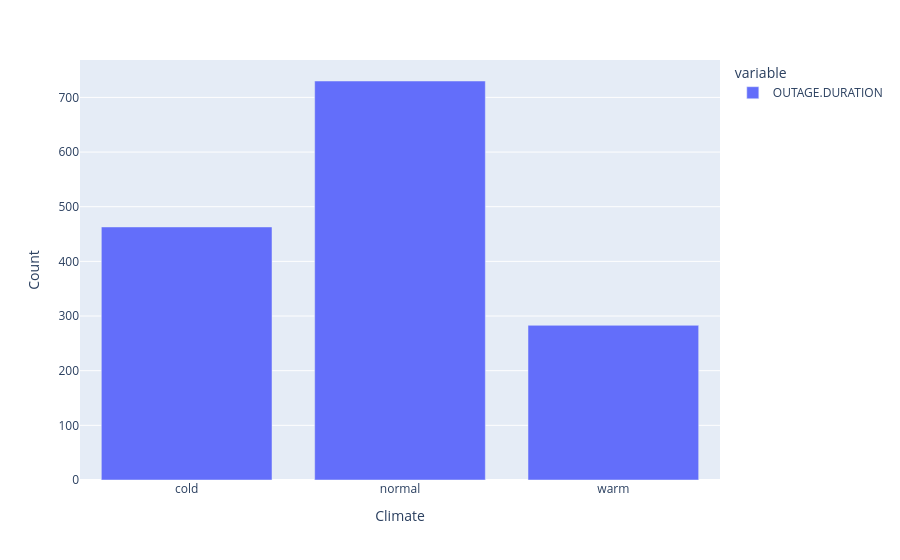

Source (notebook cell):
### Code cell
climate_ct_group = outage.groupby('CLIMATE.CATEGORY')['OUTAGE.DURATION'].count()
px.bar(climate_ct_group,labels={'CLIMATE.CATEGORY':'Climate','value':'Count'})

### Figure 1 — Plotly figure (JSON) as saved in the notebook; plotly's stock layout.template omitted (floating-point values rounded to 4 significant figures)
{"data": [{"alignmentgroup": "True", "hovertemplate": "variable=OUTAGE.DURATION<br>Climate=%{x}<br>Count=%{y}<extra></extra>", "legendgroup": "OUTAGE.DURATION", "marker": {"color": "#636efa", "pattern": {"shape": ""}}, "name": "OUTAGE.DURATION", "offsetgroup": "OUTAGE.DURATION", "orientation": "v", "showlegend": true, "textposition": "auto", "type": "bar", "x": ["cold", "normal", "warm"], "xaxis": "x", "y": [463, 730, 283], "yaxis": "y"}], "layout": {"barmode": "relative", "legend": {"title": {"text": "variable"}, "tracegroupgap": 0}, "margin": {"t": 60}, "xaxis": {"anchor": "y", "domain": [0, 1], "title": {"text": "Climate"}}, "yaxis": {"anchor": "x", "domain": [0, 1], "title": {"text": "Count"}}}}
